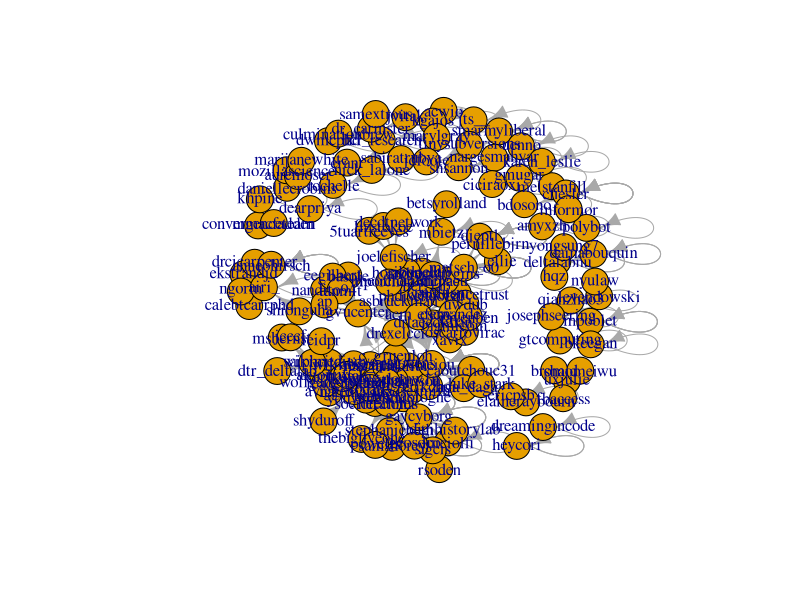

Reproduce this figure in R.
### Lab - Week 7

## Read data from Excel
library(readxl)
cscw = read_excel("assets/cscw17.xlsx")
cscw_mentions = cscw[cscw$Relationship == "Mentions", ]

## Create graph
library(igraph)
g = graph_from_data_frame(cscw, directed = TRUE)
get.edge.attribute(g)

## Plot graph
plot(g)

## Network-level
graph.density(g)
diameter(g)
cohesion(g)

## Node-level
degree(g)
betweenness(g)

## Components
components(g)
clusters(g)

## Cliques
cliques(g)
largest.cliques(g)

